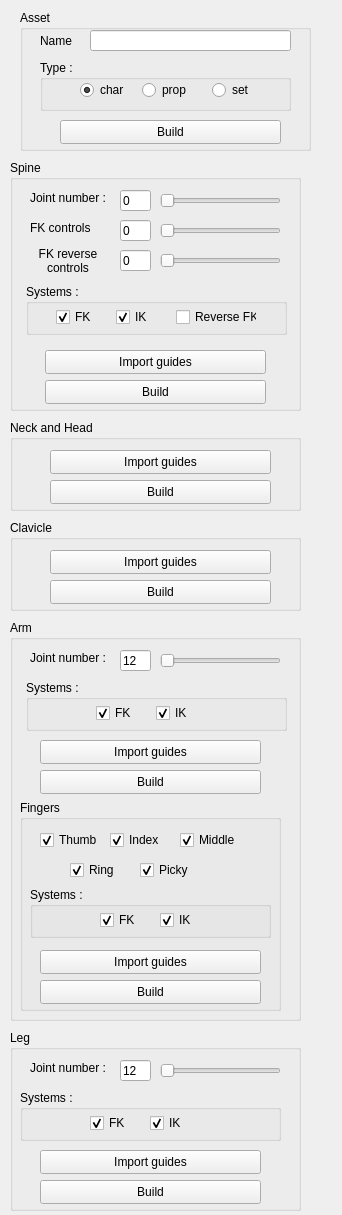
<?xml version="1.0" encoding="UTF-8"?>
<ui version="4.0">
 <class>Form</class>
 <widget class="QWidget" name="Form">
  <property name="geometry">
   <rect>
    <x>0</x>
    <y>0</y>
    <width>342</width>
    <height>1215</height>
   </rect>
  </property>
  <property name="windowTitle">
   <string>Form</string>
  </property>
  <widget class="QGroupBox" name="groupBox">
   <property name="geometry">
    <rect>
     <x>20</x>
     <y>10</y>
     <width>291</width>
     <height>141</height>
    </rect>
   </property>
   <property name="title">
    <string>Asset</string>
   </property>
   <widget class="QLineEdit" name="lineEdit">
    <property name="geometry">
     <rect>
      <x>70</x>
      <y>20</y>
      <width>201</width>
      <height>21</height>
     </rect>
    </property>
   </widget>
   <widget class="QLabel" name="label">
    <property name="geometry">
     <rect>
      <x>20</x>
      <y>23</y>
      <width>49</width>
      <height>16</height>
     </rect>
    </property>
    <property name="text">
     <string>Name</string>
    </property>
   </widget>
   <widget class="QGroupBox" name="groupBox_14">
    <property name="geometry">
     <rect>
      <x>20</x>
      <y>50</y>
      <width>251</width>
      <height>51</height>
     </rect>
    </property>
    <property name="title">
     <string>Type :</string>
    </property>
    <widget class="QRadioButton" name="radioButton">
     <property name="geometry">
      <rect>
       <x>40</x>
       <y>20</y>
       <width>51</width>
       <height>20</height>
      </rect>
     </property>
     <property name="tabletTracking">
      <bool>false</bool>
     </property>
     <property name="text">
      <string>char</string>
     </property>
     <property name="checked">
      <bool>true</bool>
     </property>
    </widget>
    <widget class="QRadioButton" name="radioButton_2">
     <property name="geometry">
      <rect>
       <x>102</x>
       <y>20</y>
       <width>51</width>
       <height>20</height>
      </rect>
     </property>
     <property name="text">
      <string>prop</string>
     </property>
    </widget>
    <widget class="QRadioButton" name="radioButton_3">
     <property name="geometry">
      <rect>
       <x>172</x>
       <y>20</y>
       <width>41</width>
       <height>20</height>
      </rect>
     </property>
     <property name="text">
      <string>set</string>
     </property>
    </widget>
   </widget>
   <widget class="QPushButton" name="pushButton_5">
    <property name="geometry">
     <rect>
      <x>40</x>
      <y>110</y>
      <width>221</width>
      <height>24</height>
     </rect>
    </property>
    <property name="text">
     <string>Build</string>
    </property>
   </widget>
  </widget>
  <widget class="QGroupBox" name="groupBox_2">
   <property name="geometry">
    <rect>
     <x>10</x>
     <y>160</y>
     <width>291</width>
     <height>251</height>
    </rect>
   </property>
   <property name="title">
    <string>Spine</string>
   </property>
   <widget class="QPushButton" name="pushButton_2">
    <property name="geometry">
     <rect>
      <x>35</x>
      <y>190</y>
      <width>221</width>
      <height>24</height>
     </rect>
    </property>
    <property name="text">
     <string>Import guides</string>
    </property>
   </widget>
   <widget class="QLineEdit" name="lineEdit_2">
    <property name="geometry">
     <rect>
      <x>110</x>
      <y>30</y>
      <width>31</width>
      <height>21</height>
     </rect>
    </property>
    <property name="text">
     <string>0</string>
    </property>
    <property name="cursorMoveStyle">
     <enum>Qt::LogicalMoveStyle</enum>
    </property>
   </widget>
   <widget class="QPushButton" name="pushButton_4">
    <property name="geometry">
     <rect>
      <x>35</x>
      <y>220</y>
      <width>221</width>
      <height>24</height>
     </rect>
    </property>
    <property name="text">
     <string>Build</string>
    </property>
   </widget>
   <widget class="QSlider" name="horizontalSlider_6">
    <property name="geometry">
     <rect>
      <x>150</x>
      <y>30</y>
      <width>121</width>
      <height>21</height>
     </rect>
    </property>
    <property name="orientation">
     <enum>Qt::Horizontal</enum>
    </property>
   </widget>
   <widget class="QLabel" name="label_7">
    <property name="geometry">
     <rect>
      <x>20</x>
      <y>30</y>
      <width>76</width>
      <height>16</height>
     </rect>
    </property>
    <property name="text">
     <string>Joint number :</string>
    </property>
   </widget>
   <widget class="QGroupBox" name="groupBox_7">
    <property name="geometry">
     <rect>
      <x>16</x>
      <y>124</y>
      <width>261</width>
      <height>51</height>
     </rect>
    </property>
    <property name="title">
     <string>Systems :</string>
    </property>
    <widget class="QCheckBox" name="checkBox">
     <property name="enabled">
      <bool>true</bool>
     </property>
     <property name="geometry">
      <rect>
       <x>30</x>
       <y>23</y>
       <width>41</width>
       <height>20</height>
      </rect>
     </property>
     <property name="text">
      <string>FK</string>
     </property>
     <property name="checked">
      <bool>true</bool>
     </property>
    </widget>
    <widget class="QCheckBox" name="checkBox_2">
     <property name="geometry">
      <rect>
       <x>90</x>
       <y>23</y>
       <width>41</width>
       <height>20</height>
      </rect>
     </property>
     <property name="text">
      <string>IK</string>
     </property>
     <property name="checked">
      <bool>true</bool>
     </property>
    </widget>
    <widget class="QCheckBox" name="checkBox_3">
     <property name="geometry">
      <rect>
       <x>150</x>
       <y>23</y>
       <width>81</width>
       <height>20</height>
      </rect>
     </property>
     <property name="text">
      <string>Reverse FK</string>
     </property>
    </widget>
   </widget>
   <widget class="QLineEdit" name="lineEdit_3">
    <property name="geometry">
     <rect>
      <x>110</x>
      <y>60</y>
      <width>31</width>
      <height>21</height>
     </rect>
    </property>
    <property name="text">
     <string>0</string>
    </property>
    <property name="cursorMoveStyle">
     <enum>Qt::LogicalMoveStyle</enum>
    </property>
   </widget>
   <widget class="QSlider" name="horizontalSlider_7">
    <property name="geometry">
     <rect>
      <x>150</x>
      <y>60</y>
      <width>121</width>
      <height>21</height>
     </rect>
    </property>
    <property name="orientation">
     <enum>Qt::Horizontal</enum>
    </property>
   </widget>
   <widget class="QLabel" name="label_8">
    <property name="geometry">
     <rect>
      <x>20</x>
      <y>60</y>
      <width>76</width>
      <height>16</height>
     </rect>
    </property>
    <property name="text">
     <string>FK controls</string>
    </property>
   </widget>
   <widget class="QSlider" name="horizontalSlider_10">
    <property name="geometry">
     <rect>
      <x>150</x>
      <y>90</y>
      <width>121</width>
      <height>21</height>
     </rect>
    </property>
    <property name="orientation">
     <enum>Qt::Horizontal</enum>
    </property>
   </widget>
   <widget class="QLabel" name="label_11">
    <property name="geometry">
     <rect>
      <x>20</x>
      <y>80</y>
      <width>76</width>
      <height>41</height>
     </rect>
    </property>
    <property name="focusPolicy">
     <enum>Qt::NoFocus</enum>
    </property>
    <property name="contextMenuPolicy">
     <enum>Qt::DefaultContextMenu</enum>
    </property>
    <property name="text">
     <string>FK reverse controls</string>
    </property>
    <property name="textFormat">
     <enum>Qt::AutoText</enum>
    </property>
    <property name="alignment">
     <set>Qt::AlignCenter</set>
    </property>
    <property name="wordWrap">
     <bool>true</bool>
    </property>
   </widget>
   <widget class="QLineEdit" name="lineEdit_6">
    <property name="geometry">
     <rect>
      <x>110</x>
      <y>90</y>
      <width>31</width>
      <height>21</height>
     </rect>
    </property>
    <property name="text">
     <string>0</string>
    </property>
    <property name="cursorMoveStyle">
     <enum>Qt::LogicalMoveStyle</enum>
    </property>
   </widget>
  </widget>
  <widget class="QGroupBox" name="groupBox_3">
   <property name="geometry">
    <rect>
     <x>10</x>
     <y>420</y>
     <width>291</width>
     <height>91</height>
    </rect>
   </property>
   <property name="title">
    <string>Neck and Head</string>
   </property>
   <widget class="QPushButton" name="pushButton_7">
    <property name="geometry">
     <rect>
      <x>40</x>
      <y>30</y>
      <width>221</width>
      <height>24</height>
     </rect>
    </property>
    <property name="text">
     <string>Import guides</string>
    </property>
   </widget>
   <widget class="QPushButton" name="pushButton_6">
    <property name="geometry">
     <rect>
      <x>40</x>
      <y>60</y>
      <width>221</width>
      <height>24</height>
     </rect>
    </property>
    <property name="text">
     <string>Build</string>
    </property>
   </widget>
  </widget>
  <widget class="QGroupBox" name="groupBox_4">
   <property name="geometry">
    <rect>
     <x>10</x>
     <y>520</y>
     <width>291</width>
     <height>91</height>
    </rect>
   </property>
   <property name="title">
    <string>Clavicle</string>
   </property>
   <widget class="QPushButton" name="pushButton_8">
    <property name="geometry">
     <rect>
      <x>40</x>
      <y>60</y>
      <width>221</width>
      <height>24</height>
     </rect>
    </property>
    <property name="text">
     <string>Build</string>
    </property>
   </widget>
   <widget class="QPushButton" name="pushButton_17">
    <property name="geometry">
     <rect>
      <x>40</x>
      <y>30</y>
      <width>221</width>
      <height>24</height>
     </rect>
    </property>
    <property name="text">
     <string>Import guides</string>
    </property>
   </widget>
  </widget>
  <widget class="QGroupBox" name="groupBox_5">
   <property name="geometry">
    <rect>
     <x>10</x>
     <y>620</y>
     <width>291</width>
     <height>401</height>
    </rect>
   </property>
   <property name="title">
    <string>Arm</string>
   </property>
   <widget class="QGroupBox" name="groupBox_6">
    <property name="geometry">
     <rect>
      <x>10</x>
      <y>180</y>
      <width>261</width>
      <height>211</height>
     </rect>
    </property>
    <property name="title">
     <string>Fingers</string>
    </property>
    <widget class="QPushButton" name="pushButton_12">
     <property name="geometry">
      <rect>
       <x>20</x>
       <y>150</y>
       <width>221</width>
       <height>24</height>
      </rect>
     </property>
     <property name="text">
      <string>Import guides</string>
     </property>
    </widget>
    <widget class="QPushButton" name="pushButton_11">
     <property name="geometry">
      <rect>
       <x>20</x>
       <y>180</y>
       <width>221</width>
       <height>24</height>
      </rect>
     </property>
     <property name="text">
      <string>Build</string>
     </property>
    </widget>
    <widget class="QCheckBox" name="checkBox_11">
     <property name="enabled">
      <bool>true</bool>
     </property>
     <property name="geometry">
      <rect>
       <x>20</x>
       <y>30</y>
       <width>61</width>
       <height>20</height>
      </rect>
     </property>
     <property name="text">
      <string>Thumb</string>
     </property>
     <property name="checked">
      <bool>true</bool>
     </property>
    </widget>
    <widget class="QCheckBox" name="checkBox_12">
     <property name="enabled">
      <bool>true</bool>
     </property>
     <property name="geometry">
      <rect>
       <x>90</x>
       <y>30</y>
       <width>61</width>
       <height>20</height>
      </rect>
     </property>
     <property name="text">
      <string>Index</string>
     </property>
     <property name="checked">
      <bool>true</bool>
     </property>
    </widget>
    <widget class="QCheckBox" name="checkBox_13">
     <property name="enabled">
      <bool>true</bool>
     </property>
     <property name="geometry">
      <rect>
       <x>160</x>
       <y>30</y>
       <width>61</width>
       <height>20</height>
      </rect>
     </property>
     <property name="text">
      <string>Middle</string>
     </property>
     <property name="checked">
      <bool>true</bool>
     </property>
    </widget>
    <widget class="QCheckBox" name="checkBox_14">
     <property name="enabled">
      <bool>true</bool>
     </property>
     <property name="geometry">
      <rect>
       <x>50</x>
       <y>60</y>
       <width>61</width>
       <height>20</height>
      </rect>
     </property>
     <property name="text">
      <string>Ring</string>
     </property>
     <property name="checked">
      <bool>true</bool>
     </property>
    </widget>
    <widget class="QCheckBox" name="checkBox_15">
     <property name="enabled">
      <bool>true</bool>
     </property>
     <property name="geometry">
      <rect>
       <x>120</x>
       <y>60</y>
       <width>61</width>
       <height>20</height>
      </rect>
     </property>
     <property name="text">
      <string>Picky</string>
     </property>
     <property name="checked">
      <bool>true</bool>
     </property>
    </widget>
    <widget class="QGroupBox" name="groupBox_9">
     <property name="geometry">
      <rect>
       <x>10</x>
       <y>87</y>
       <width>241</width>
       <height>51</height>
      </rect>
     </property>
     <property name="title">
      <string>Systems :</string>
     </property>
     <widget class="QCheckBox" name="checkBox_9">
      <property name="enabled">
       <bool>true</bool>
      </property>
      <property name="geometry">
       <rect>
        <x>70</x>
        <y>23</y>
        <width>41</width>
        <height>20</height>
       </rect>
      </property>
      <property name="text">
       <string>FK</string>
      </property>
      <property name="checked">
       <bool>true</bool>
      </property>
     </widget>
     <widget class="QCheckBox" name="checkBox_10">
      <property name="geometry">
       <rect>
        <x>130</x>
        <y>23</y>
        <width>41</width>
        <height>20</height>
       </rect>
      </property>
      <property name="text">
       <string>IK</string>
      </property>
      <property name="checked">
       <bool>true</bool>
      </property>
     </widget>
    </widget>
   </widget>
   <widget class="QLineEdit" name="lineEdit_7">
    <property name="geometry">
     <rect>
      <x>110</x>
      <y>30</y>
      <width>31</width>
      <height>21</height>
     </rect>
    </property>
    <property name="text">
     <string>12</string>
    </property>
    <property name="cursorMoveStyle">
     <enum>Qt::LogicalMoveStyle</enum>
    </property>
   </widget>
   <widget class="QSlider" name="horizontalSlider_8">
    <property name="geometry">
     <rect>
      <x>150</x>
      <y>30</y>
      <width>121</width>
      <height>21</height>
     </rect>
    </property>
    <property name="orientation">
     <enum>Qt::Horizontal</enum>
    </property>
   </widget>
   <widget class="QLabel" name="label_9">
    <property name="geometry">
     <rect>
      <x>20</x>
      <y>30</y>
      <width>76</width>
      <height>16</height>
     </rect>
    </property>
    <property name="text">
     <string>Joint number :</string>
    </property>
   </widget>
   <widget class="QGroupBox" name="groupBox_8">
    <property name="geometry">
     <rect>
      <x>16</x>
      <y>60</y>
      <width>261</width>
      <height>51</height>
     </rect>
    </property>
    <property name="title">
     <string>Systems :</string>
    </property>
    <widget class="QCheckBox" name="checkBox_7">
     <property name="enabled">
      <bool>true</bool>
     </property>
     <property name="geometry">
      <rect>
       <x>70</x>
       <y>23</y>
       <width>41</width>
       <height>20</height>
      </rect>
     </property>
     <property name="text">
      <string>FK</string>
     </property>
     <property name="checked">
      <bool>true</bool>
     </property>
    </widget>
    <widget class="QCheckBox" name="checkBox_8">
     <property name="geometry">
      <rect>
       <x>130</x>
       <y>23</y>
       <width>41</width>
       <height>20</height>
      </rect>
     </property>
     <property name="text">
      <string>IK</string>
     </property>
     <property name="checked">
      <bool>true</bool>
     </property>
    </widget>
   </widget>
   <widget class="QPushButton" name="pushButton_9">
    <property name="geometry">
     <rect>
      <x>30</x>
      <y>150</y>
      <width>221</width>
      <height>24</height>
     </rect>
    </property>
    <property name="text">
     <string>Build</string>
    </property>
   </widget>
   <widget class="QPushButton" name="pushButton_18">
    <property name="geometry">
     <rect>
      <x>30</x>
      <y>120</y>
      <width>221</width>
      <height>24</height>
     </rect>
    </property>
    <property name="text">
     <string>Import guides</string>
    </property>
   </widget>
  </widget>
  <widget class="QGroupBox" name="groupBox_10">
   <property name="geometry">
    <rect>
     <x>10</x>
     <y>1030</y>
     <width>291</width>
     <height>181</height>
    </rect>
   </property>
   <property name="title">
    <string>Leg</string>
   </property>
   <widget class="QPushButton" name="pushButton_13">
    <property name="geometry">
     <rect>
      <x>30</x>
      <y>120</y>
      <width>221</width>
      <height>24</height>
     </rect>
    </property>
    <property name="text">
     <string>Import guides</string>
    </property>
   </widget>
   <widget class="QPushButton" name="pushButton_14">
    <property name="geometry">
     <rect>
      <x>30</x>
      <y>150</y>
      <width>221</width>
      <height>24</height>
     </rect>
    </property>
    <property name="text">
     <string>Build</string>
    </property>
   </widget>
   <widget class="QLineEdit" name="lineEdit_8">
    <property name="geometry">
     <rect>
      <x>110</x>
      <y>30</y>
      <width>31</width>
      <height>21</height>
     </rect>
    </property>
    <property name="text">
     <string>12</string>
    </property>
    <property name="cursorMoveStyle">
     <enum>Qt::LogicalMoveStyle</enum>
    </property>
   </widget>
   <widget class="QSlider" name="horizontalSlider_9">
    <property name="geometry">
     <rect>
      <x>150</x>
      <y>30</y>
      <width>121</width>
      <height>21</height>
     </rect>
    </property>
    <property name="orientation">
     <enum>Qt::Horizontal</enum>
    </property>
   </widget>
   <widget class="QLabel" name="label_10">
    <property name="geometry">
     <rect>
      <x>20</x>
      <y>30</y>
      <width>76</width>
      <height>16</height>
     </rect>
    </property>
    <property name="text">
     <string>Joint number :</string>
    </property>
   </widget>
   <widget class="QGroupBox" name="groupBox_11">
    <property name="geometry">
     <rect>
      <x>10</x>
      <y>60</y>
      <width>261</width>
      <height>51</height>
     </rect>
    </property>
    <property name="title">
     <string>Systems :</string>
    </property>
    <widget class="QCheckBox" name="checkBox_16">
     <property name="enabled">
      <bool>true</bool>
     </property>
     <property name="geometry">
      <rect>
       <x>70</x>
       <y>23</y>
       <width>41</width>
       <height>20</height>
      </rect>
     </property>
     <property name="text">
      <string>FK</string>
     </property>
     <property name="checked">
      <bool>true</bool>
     </property>
    </widget>
    <widget class="QCheckBox" name="checkBox_17">
     <property name="geometry">
      <rect>
       <x>130</x>
       <y>23</y>
       <width>41</width>
       <height>20</height>
      </rect>
     </property>
     <property name="text">
      <string>IK</string>
     </property>
     <property name="checked">
      <bool>true</bool>
     </property>
    </widget>
   </widget>
  </widget>
 </widget>
 <resources/>
 <connections/>
</ui>
